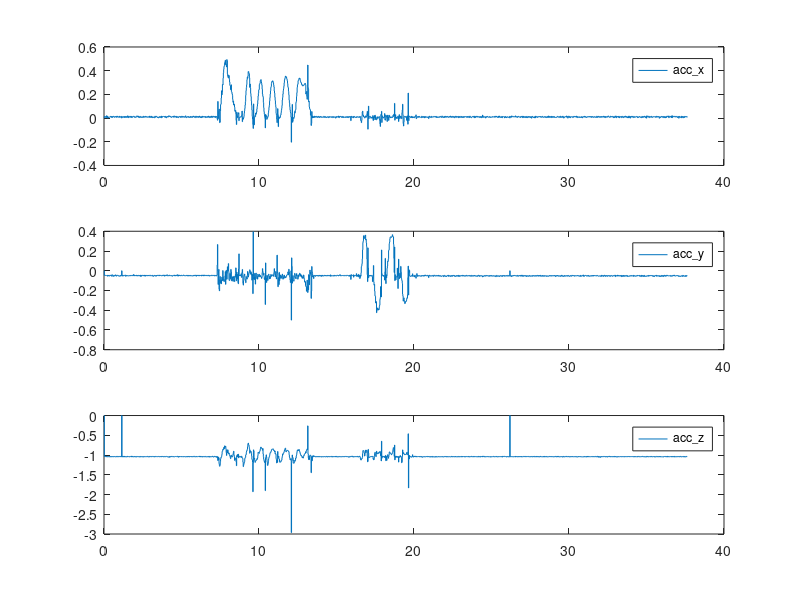
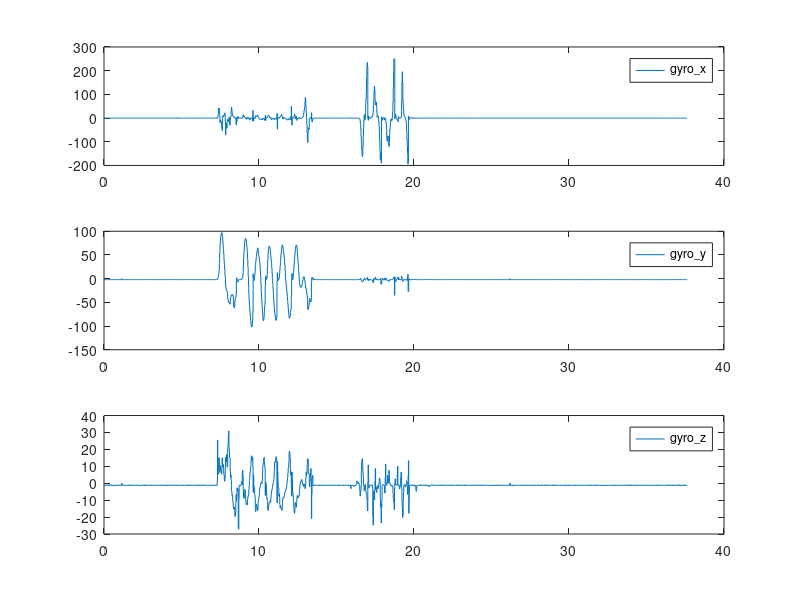
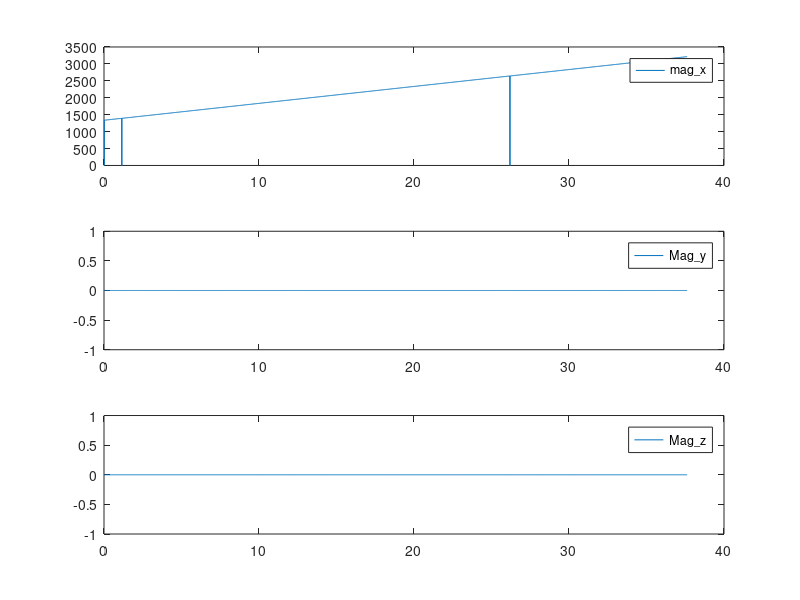
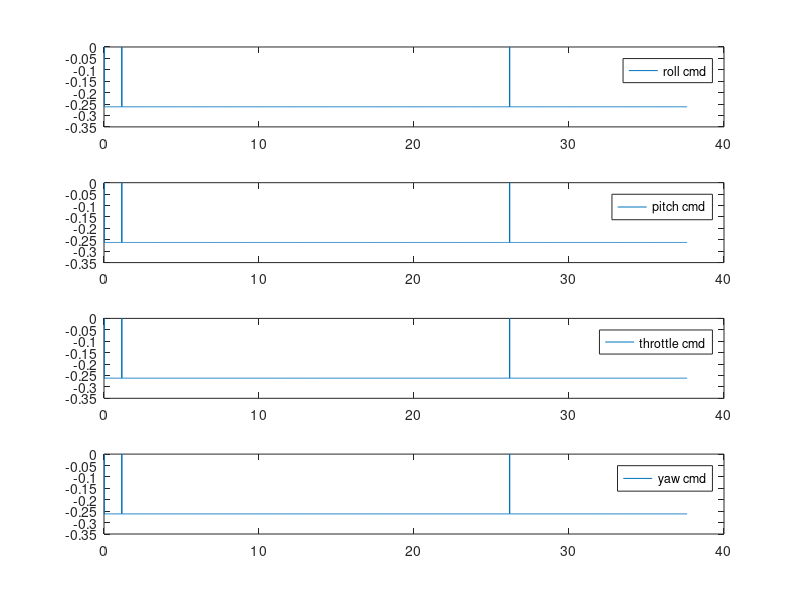

MATLAB code to generate these figures, in order:
%%
load main.mat

%% 
% IMU
figure
ax1=subplot(3,1,1);
stairs(yout_rt.time, yout_rt.signals(1).values(1,:))
legend('acc\_x')
ax2=subplot(3,1,2);
stairs(yout_rt.time, yout_rt.signals(1).values(2,:))
legend('acc\_y')
ax3=subplot(3,1,3);
stairs(yout_rt.time, yout_rt.signals(1).values(3,:))
legend('acc\_z')
linkaxes([ax1 ax2 ax3],'x')

figure
ax1=subplot(3,1,1);
stairs(yout_rt.time, yout_rt.signals(2).values(1,:))
legend('gyro\_x')
ax2=subplot(3,1,2);
stairs(yout_rt.time, yout_rt.signals(2).values(2,:))
legend('gyro\_y')
ax3=subplot(3,1,3);
stairs(yout_rt.time, yout_rt.signals(2).values(3,:))
legend('gyro\_z')
linkaxes([ax1 ax2 ax3],'x')

figure
ax1=subplot(3,1,1);
stairs(yout_rt.time, yout_rt.signals(3).values(1,:))
legend('mag\_x')
ax2=subplot(3,1,2);
stairs(yout_rt.time, yout_rt.signals(3).values(2,:))
legend('Mag\_y')
ax3=subplot(3,1,3);
stairs(yout_rt.time, yout_rt.signals(3).values(3,:))
legend('Mag\_z')
linkaxes([ax1 ax2 ax3],'x')

%%
% SBus
figure
ax1=subplot(4,1,1);
stairs(yout_rt.time, yout_rt.signals(7).values(1,:))
legend('roll cmd')
ax2=subplot(4,1,2);
stairs(yout_rt.time, yout_rt.signals(7).values(2,:))
legend('pitch cmd')
ax3=subplot(4,1,3);
stairs(yout_rt.time, yout_rt.signals(7).values(3,:))
legend('throttle cmd')
ax4=subplot(4,1,4);
stairs(yout_rt.time, yout_rt.signals(7).values(4,:))
legend('yaw cmd')
linkaxes([ax1 ax2 ax3 ax4],'x')


%%
% PWM readings
figure
title('PWM readings');
ax1=subplot(4,1,1);
stairs(yout_rt.time, yout_rt.signals(8).values(1,:))
legend('ch1')
ax2=subplot(4,1,2);
stairs(yout_rt.time, yout_rt.signals(8).values(2,:))
legend('ch2')
ax3=subplot(4,1,3);
stairs(yout_rt.time, yout_rt.signals(8).values(3,:))
legend('ch3')
ax4=subplot(4,1,4);
stairs(yout_rt.time, yout_rt.signals(8).values(4,:))
legend('ch4')
linkaxes([ax1 ax2 ax3 ax4],'x')

%%
% SBus and PWM readings
figure
ax1=subplot(4,1,1);
title('SBus and PWM readings');
hold on;
stairs(yout_rt.time, yout_rt.signals(7).values(1,:))
stairs(yout_rt.time, yout_rt.signals(8).values(1,:))
legend('ch1_{SBus}', 'ch1_{PWM}')
ax2=subplot(4,1,2);
hold on;
stairs(yout_rt.time, yout_rt.signals(7).values(2,:))
stairs(yout_rt.time, yout_rt.signals(8).values(2,:))
legend('ch2_{SBus}', 'ch2_{PWM}')
ax3=subplot(4,1,3);
hold on;
stairs(yout_rt.time, yout_rt.signals(7).values(3,:))
stairs(yout_rt.time, yout_rt.signals(8).values(3,:))
legend('ch3_{SBus}', 'ch3_{PWM}')
ax4=subplot(4,1,4);
hold on;
stairs(yout_rt.time, yout_rt.signals(7).values(4,:))
stairs(yout_rt.time, yout_rt.signals(8).values(4,:))
legend('ch4_{SBus}', 'ch4_{PWM}')
linkaxes([ax1 ax2 ax3 ax4],'x')

